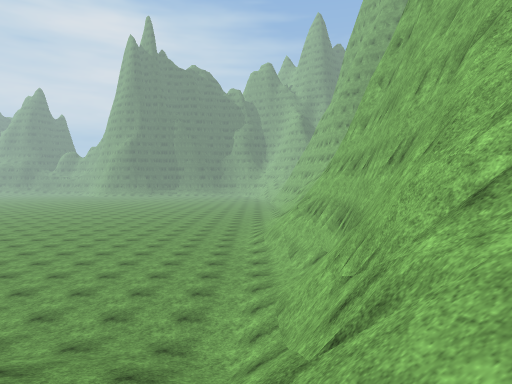
view 1 (above)

24 first-person views from a walk through a 3-D level made in the Unity game engine. The camera is 1.3 m above the floor, tilts 2° down and sees 75° across. The floor is counted in squares, 2 m on a side. Each view is taken from the middle of a square. On the plan, view 1 faces up. The plan holds only what a view shows up to about 10 squares ahead; the rest is blank. The place goes on beyond the plan. Some surface patterns are stand-ins.

view 2
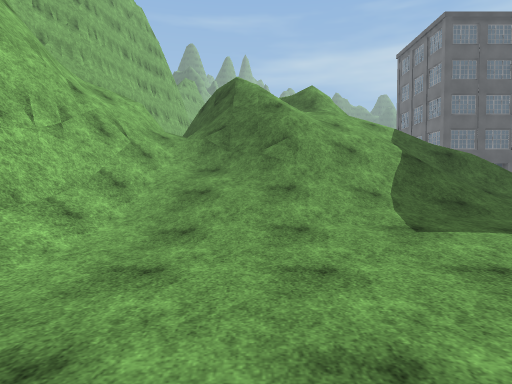

view 3
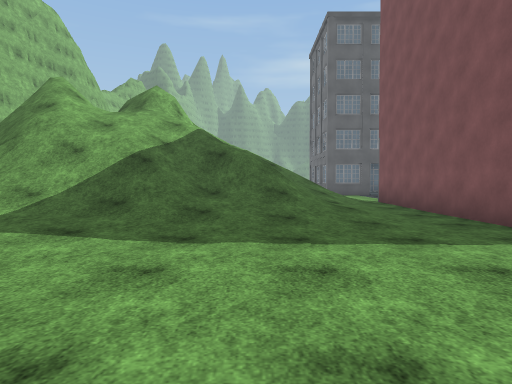

view 4
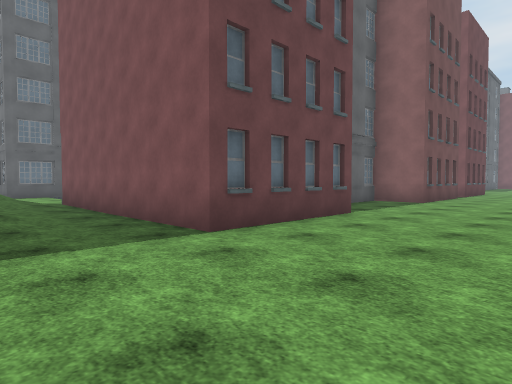

view 5
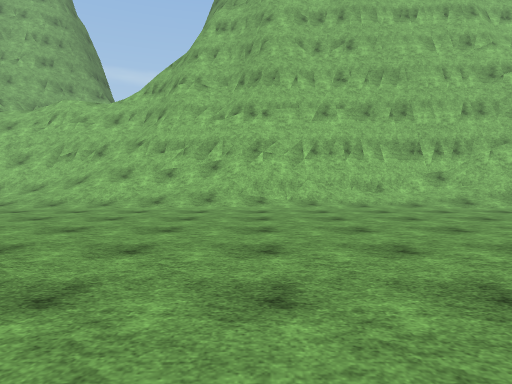

view 6
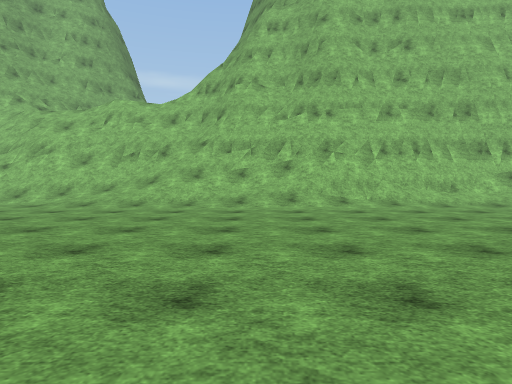

view 7
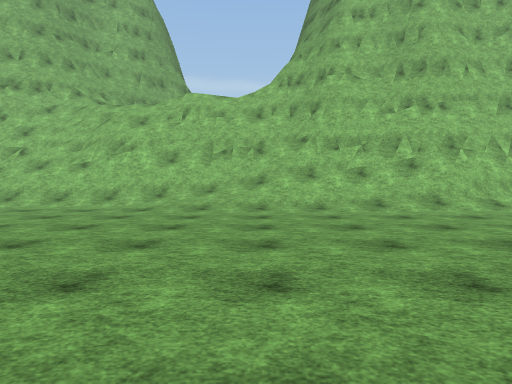

view 8
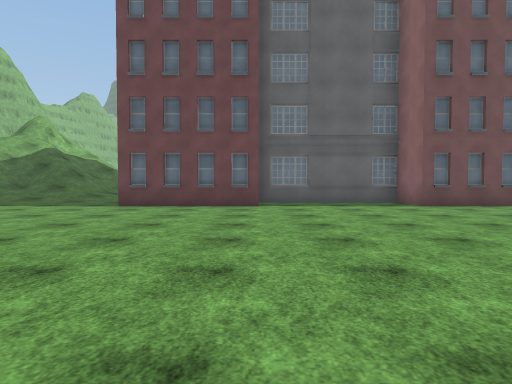

view 9
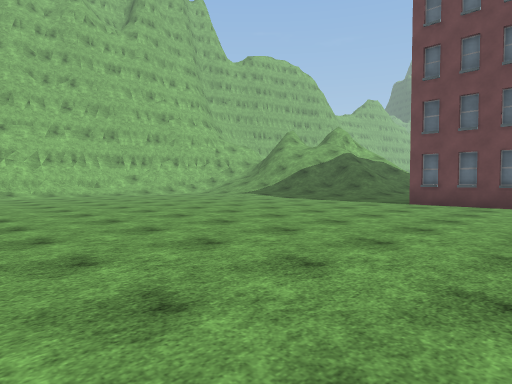

view 10
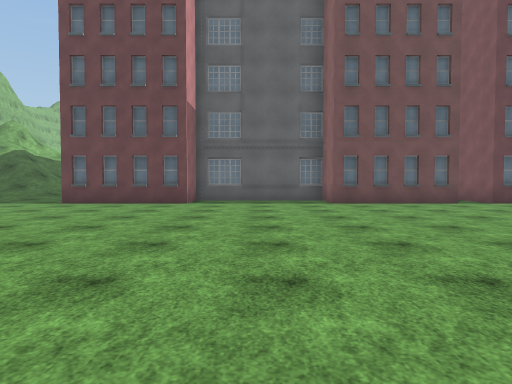

view 11
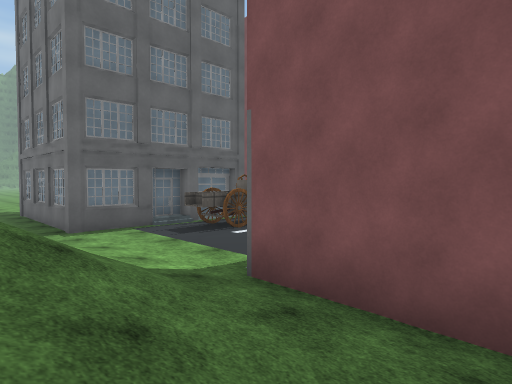

view 12
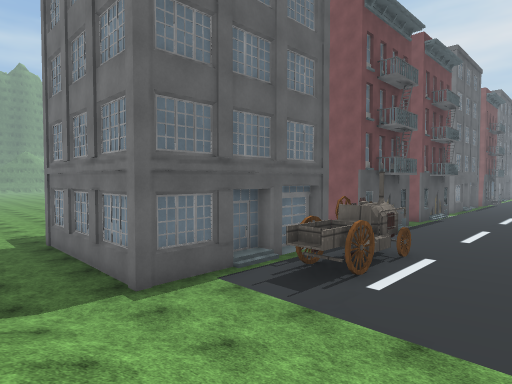

view 13
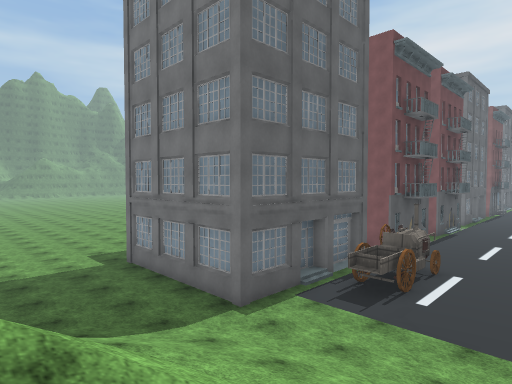

view 14
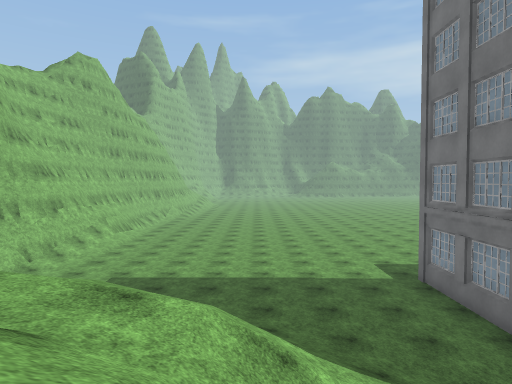

view 15
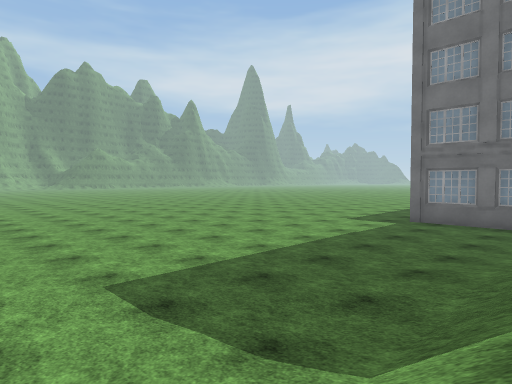

view 16
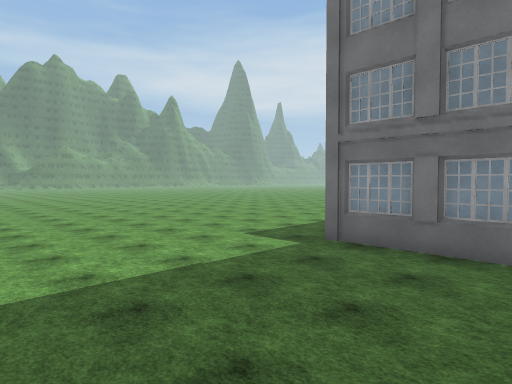

view 17
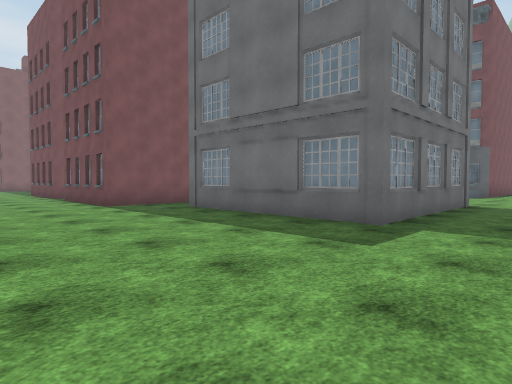

view 18
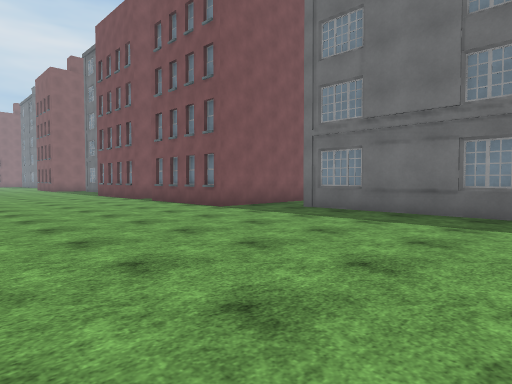

view 19
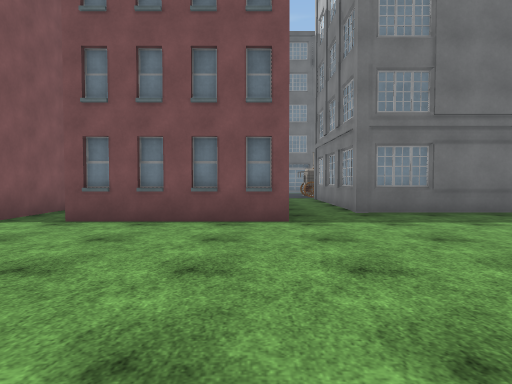

view 20
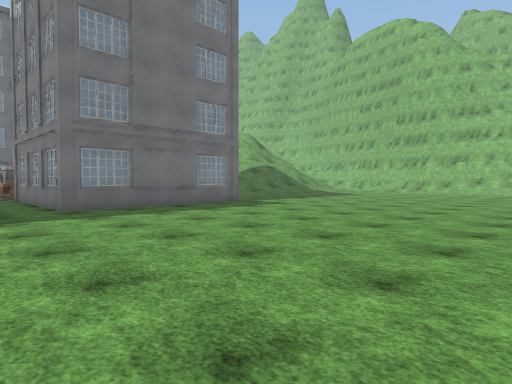

view 21
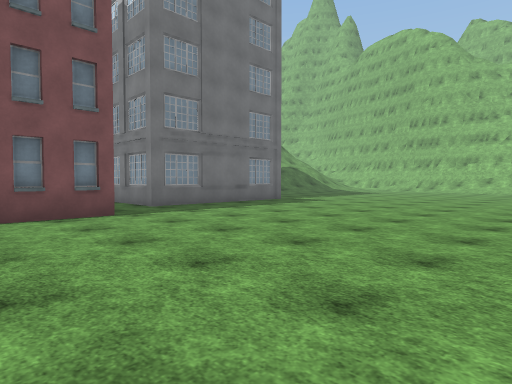

view 22
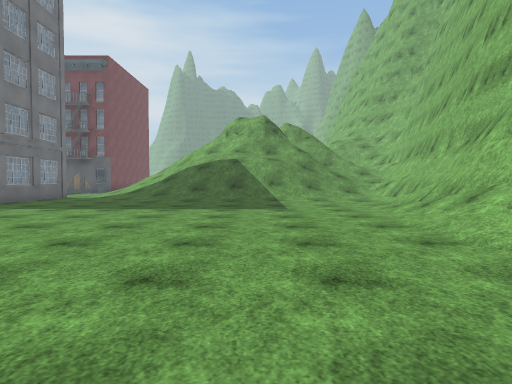

view 23
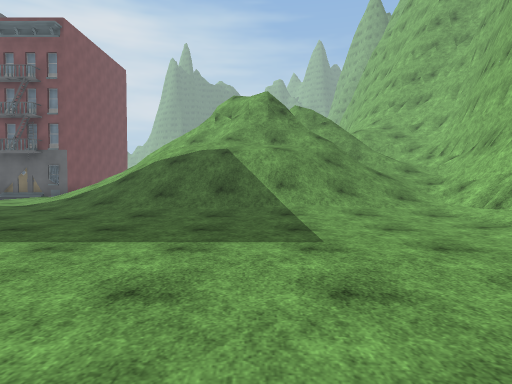

view 24
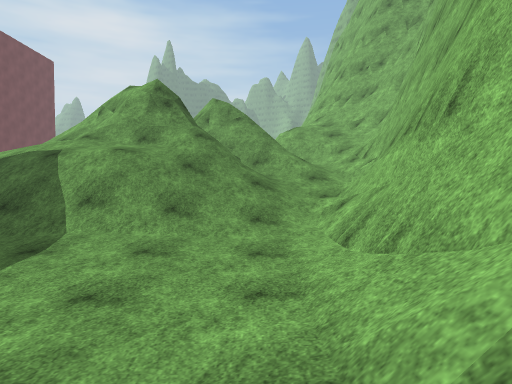

### Floor plan
Key: @ floor where view 1 was taken; # wall or solid block; . floor; / step, stairs or slope; = window, fence, low wall or low ledge; v drop or lower ground; B building; O other object.
Columns run from 20 left of view 1 to 4 right of it. Each row starts with its distance up from view 1.
 21                   .../#=
 20                 .....//=
 19                ......///
 18               ......//==
 17              .......////
 16               ......////
 15              .......//##
 14     . ..... ........//##
 13    .................//#
 12   ..................//#
 11  .................../=#
 10  .................../##
  9 .....................##
  8 ....................//#
  7 ....................//#
  6 ..................../##
  5 .......B......../.../##
  4 ###...####....///////#
  3   ###B#  #../////////##
  2          #.//////////###
  1          #.///////==//##
  0          #.////////=@//
 -1          #/// /////===
 -2 BB      ../////=== =#
 -3  .........// //=#= =v //
 -4  ........./// //==v== //#
 -5  ....OOO...//////===///##
 -6   .. ......///////////##
 -7    # ####B#.//////////##
 -8     .#    #../////////#
 -9     .#    #...///////=#
-10    #.#    #..........##
-11    #.######........./##
-12    #................/#
-13 .B##................/#
-14 ..................../#
-15 ...................//
-16 ...................//
-17 .................../
-18  ..................
-19  .......    ..  ...

Where each view was taken, in squares from view 1:
view 1: 0 up, 0 right, facing up
view 2: 8 up, 2 left, facing down
view 3: 8 up, 7 left, facing down
view 4: 8 up, 8 left, facing down-left
view 5: 12 up, 8 left, facing right
view 6: 14 up, 8 left, facing right
view 7: 17 up, 7 left, facing right
view 8: 13 up, 14 left, facing down
view 9: 14 up, 14 left, facing down-right
view 10: 14 up, 16 left, facing down
view 11: 1 up, 8 left, facing down-left
view 12: 2 down, 8 left, facing down-left
view 13: 2 down, 6 left, facing down-left
view 14: 3 down, 6 left, facing down
view 15: 8 down, 1 left, facing down-left
view 16: 8 down, 5 left, facing down-left
view 17: 16 down, 8 left, facing up-left
view 18: 18 down, 10 left, facing up-left
view 19: 18 down, 17 left, facing up
view 20: 19 down, 17 left, facing up-right
view 21: 19 down, 19 left, facing up-right
view 22: 19 down, 3 left, facing up
view 23: 15 down, 3 left, facing up
view 24: 13 down, 0 right, facing up
